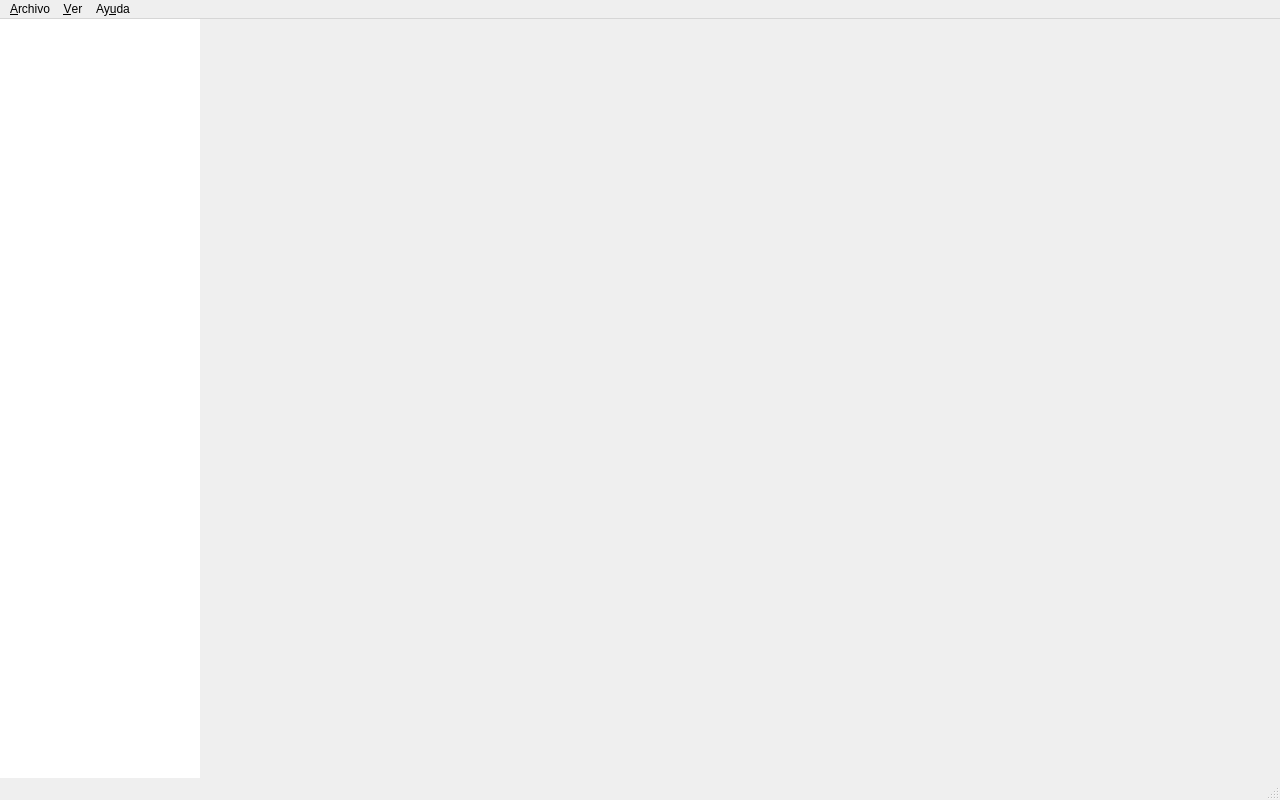
<?xml version="1.0" encoding="UTF-8"?>
<ui version="4.0">
 <class>MainWindow</class>
 <widget class="QMainWindow" name="MainWindow">
  <property name="geometry">
   <rect><x>0</x><y>0</y><width>1280</width><height>800</height></rect>
  </property>
  <property name="windowTitle"><string>Filesystem Studio</string></property>
  <widget class="QWidget" name="centralwidget">
   <layout class="QHBoxLayout" name="centralLayout">
    <property name="leftMargin"><number>0</number></property>
    <property name="topMargin"><number>0</number></property>
    <property name="rightMargin"><number>0</number></property>
    <property name="bottomMargin"><number>0</number></property>
    <property name="spacing"><number>0</number></property>
    <item>
     <widget class="QListWidget" name="sidebar">
      <property name="minimumSize"><size><width>200</width><height>0</height></size></property>
      <property name="maximumSize"><size><width>200</width><height>16777215</height></size></property>
      <property name="frameShape"><enum>QFrame::NoFrame</enum></property>
      <property name="verticalScrollBarPolicy"><enum>Qt::ScrollBarAlwaysOff</enum></property>
     </widget>
    </item>
    <item>
     <widget class="QStackedWidget" name="stack"/>
    </item>
   </layout>
  </widget>
  <widget class="QMenuBar" name="menubar">
   <widget class="QMenu" name="menuArchivo">
    <property name="title"><string>&amp;Archivo</string></property>
    <addaction name="actionPreferencias"/>
    <addaction name="separator"/>
    <addaction name="actionSalir"/>
   </widget>
   <widget class="QMenu" name="menuVer">
    <property name="title"><string>&amp;Ver</string></property>
    <addaction name="actionConsola"/>
   </widget>
   <widget class="QMenu" name="menuAyuda">
    <property name="title"><string>Ay&amp;uda</string></property>
    <addaction name="actionAcercaDe"/>
   </widget>
   <addaction name="menuArchivo"/>
   <addaction name="menuVer"/>
   <addaction name="menuAyuda"/>
  </widget>
  <widget class="QStatusBar" name="statusbar"/>
  <action name="actionSalir">
   <property name="text"><string>&amp;Salir</string></property>
   <property name="shortcut"><string>Ctrl+Q</string></property>
  </action>
  <action name="actionPreferencias">
   <property name="text"><string>&amp;Preferencias…</string></property>
   <property name="shortcut"><string>Ctrl+,</string></property>
  </action>
  <action name="actionConsola">
   <property name="text"><string>&amp;Consola</string></property>
   <property name="checkable"><bool>true</bool></property>
   <property name="checked"><bool>true</bool></property>
  </action>
  <action name="actionAcercaDe">
   <property name="text"><string>&amp;Acerca de Filesystem Studio</string></property>
  </action>
 </widget>
 <resources/>
 <connections/>
</ui>
